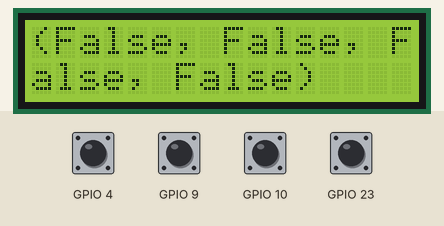
This program was run on a simulated Raspberry Pi (BCM pin numbers). Shown: 16×2 character LCD. The inputs (shaded band) are chosen by the test bench; at power-on: GPIO 4, GPIO 9, GPIO 10, GPIO 23 HIGH.

Above: at 1.2 s.
1.3 s: GPIO 4 pulled LOW for 0.65 s
At 2.5 s:
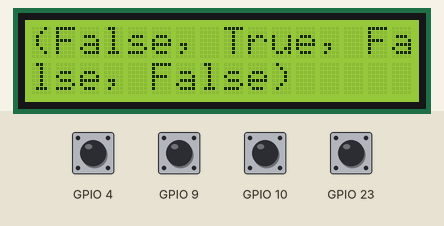
4.1 s: GPIO 9 pulled LOW for 0.65 s
At 5.3 s:
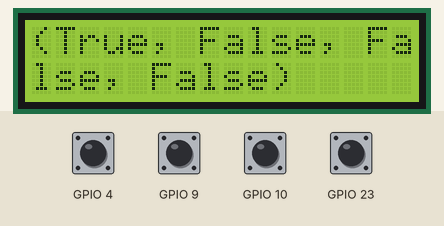
7.1 s: GPIO 10 pulled LOW for 0.65 s
At 8.1 s:
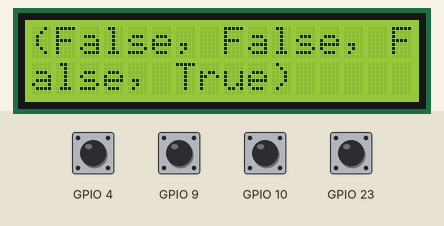
9.7 s: GPIO 23 pulled LOW for 0.65 s
At 10.7 s:
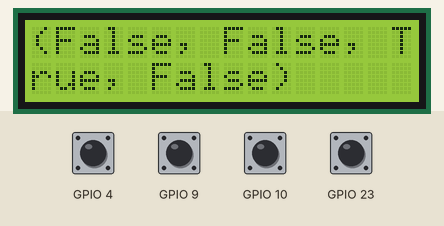
12.8 s: GPIO 4 driven LOW and GPIO 9 driven LOW
At 13.8 s:
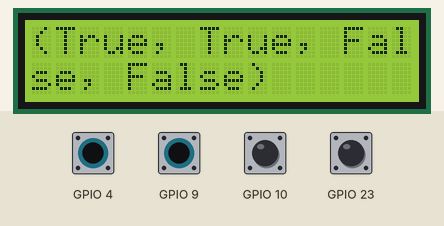
14.9 s: GPIO 10 pulled LOW for 1 s
At 16.2 s:
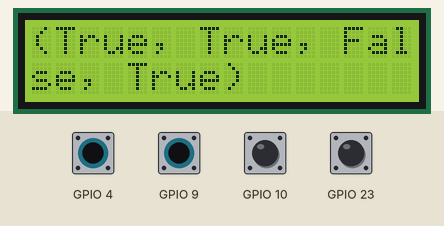
Timing chart, 0 to 17.9 s (numbered marks = the images above; inputs shaded):
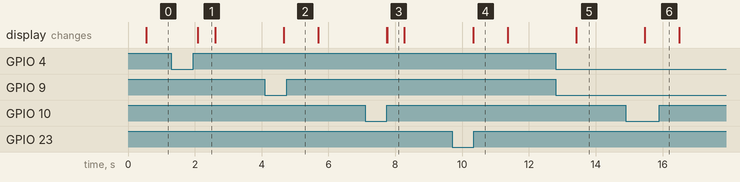

Measured:
- after the input at 1.3 s, the display: changes after 0.79 s (image 1)
- after the input at 4.1 s, the display: changes after 0.57 s (image 2)
- after the input at 7.1 s, the display: first changes after 0.65 s (image 3 shows a later state)
- after the input at 9.7 s, the display: changes after 0.63 s (image 4)
- after the input at 12.8 s, the display: changes after 0.62 s (image 5)
- after the input at 14.9 s, the display: changes after 0.57 s (image 6)
- what the display in image 1 shows lasts 0.5 s, from 2.1 s to 2.6 s

The program:

lcd-demo.py
```python
#!/usr/bin/env python
# -*- coding: utf-8 -*-
"""
this script demos the graphic character LCD with 4 Buttons.
it requires the RPLCD module. install with:
sudo pip install RPLCD

"""

from __future__ import print_function, division, absolute_import, unicode_literals

import sys

from RPLCD import CharLCD
from RPLCD import Alignment, CursorMode, ShiftMode
from RPLCD import cursor, cleared
import RPi.GPIO as GPIO
import time


try:
    input = raw_input
except NameError:
    pass

try:
    unichr = unichr
except NameError:
    unichr = chr


def initButtons():
	GPIO.setmode(GPIO.BCM)
	GPIO.setup(4, GPIO.IN, pull_up_down=GPIO.PUD_UP)
	GPIO.setup(23, GPIO.IN, pull_up_down=GPIO.PUD_UP)
	GPIO.setup(10, GPIO.IN, pull_up_down=GPIO.PUD_UP)
	GPIO.setup(9, GPIO.IN, pull_up_down=GPIO.PUD_UP)

def checkSwitch():
	v0 = not GPIO.input(4)
	v1 = not GPIO.input(23)
	v2 = not GPIO.input(10)
	v3 = not GPIO.input(9)
	return v3, v0, v1, v2
	#return v0, v1, v2, v3


#lcd = CharLCD(cols=16, rows=2)
#lcd = CharLCD(pin_rs=15, pin_rw=18, pin_e=16, pins_data=[21, 22, 23, 24], numbering_mode=GPIO.BOARD, cols=20, rows=4, dotsize=8)
lcd = CharLCD(pin_rs=7, pin_e=8, pins_data=[17, 18, 27, 22], numbering_mode=GPIO.BCM, cols=16, rows=2, dotsize=8)

lcd.write_string('Hi :)')
lcd.home()


initButtons()

while (True):
	#print(checkSwitch())
	v = checkSwitch()
	time.sleep(0.5)
	lcd.home()
	lcd.clear()
	lcd.write_string(str(v))


"""
input('Display should be blank. ')

lcd.cursor_mode = CursorMode.blink
input('The cursor should now blink. ')

lcd.cursor_mode = CursorMode.line
input('The cursor should now be a line. ')

lcd.write_string('Hello world!')
input('"Hello world!" should be on the LCD. ')

assert lcd.cursor_pos == (0, 12), 'cursor_pos should now be (0, 12)'

lcd.cursor_pos = (0, 15)
lcd.write_string('1')
lcd.cursor_pos = (1, 15)
lcd.write_string('2')
assert lcd.cursor_pos == (0, 0), 'cursor_pos should now be (0, 0)'
input('Lines 1 and 2 should now be labelled with the right numbers on the right side. ')

lcd.clear()
input('Display should now be clear, cursor should be at initial position. ')

lcd.cursor_pos = (0, 5)
lcd.write_string('12345')
input('The string should have a left offset of 5 characters. ')

lcd.write_shift_mode = ShiftMode.display
lcd.cursor_pos = (1, 5)
lcd.write_string('12345')
input('Both strings should now be at column 0. ')

lcd.write_shift_mode = ShiftMode.cursor
lcd.cursor_pos = (1, 5)
lcd.write_string(lcd.write_shift_mode.name)
input('The string "cursor" should now be on the second row, column 0. ')

lcd.home()
input('Cursor should now be at initial position. Everything should be shifted to the right by 5 characters. ')

with cursor(lcd, 1, 15):
    lcd.write_string('X')
input('The last character on the LCD should now be an "X"')

lcd.display_enabled = False
input('Display should now be blank. ')

with cleared(lcd):
    lcd.write_string('Eggs, Ham\n\rand Spam')
lcd.display_enabled = True
input('Display should now show "Eggs, Ham and Spam" with a line break after "Ham". ')

lcd.shift_display(4)
input('Text should now be shifted to the right by 4 characters. ')
lcd.shift_display(-4)
input('Shift should now be undone. ')

lcd.text_align_mode = Alignment.right
lcd.write_string(' Spam')
input('The word "Spam" should now be inverted. ')

lcd.text_align_mode = Alignment.left
lcd.write_string(' Wurscht')
input('The word "mapS" should now be replaced with "Wurscht". ')

lcd.clear()
lcd.write_string('1\n')
lcd.write_string('2\n')
lcd.cursor_pos = (0, 2)
lcd.write_string('3\n')
lcd.write_string('4')
lcd.cursor_pos = (0, 4)
lcd.write_string('5\n')
lcd.write_string('6')
input('The numbers 1-6 should now be displayed in a zig zag line starting in the top left corner. ')

lcd.clear()
lcd.write_string('This will wrap around both lines')
input('Text should nicely wrap around lines. ')

lcd.clear()
lcd.cursor_mode = CursorMode.hide
lcd.write_string('Paris: 21{deg}C\n\rZ{uuml}rich: 18{deg}C'.format(deg=unichr(176), uuml=unichr(129)))
print('Text should now show "Paris: 21°C, Zürich: 18°C" without any encoding issues.', end='')
input()

# Test custom chars
lcd.clear()
happy = (0b00000, 0b01010, 0b01010, 0b00000, 0b10001, 0b10001, 0b01110, 0b00000)
sad = (0b00000, 0b01010, 0b01010, 0b00000, 0b01110, 0b10001, 0b10001, 0b00000)
lcd.create_char(0, sad)
lcd.write_string(unichr(0))
lcd.create_char(1, happy)
lcd.write_string(unichr(1))
input('You should now see a sad and a happy face next to each other. ')
lcd.create_char(0, happy)
lcd.home()
lcd.write_string(unichr(0))
input('Now both faces should be happy. ')
"""


print('done.')
```
